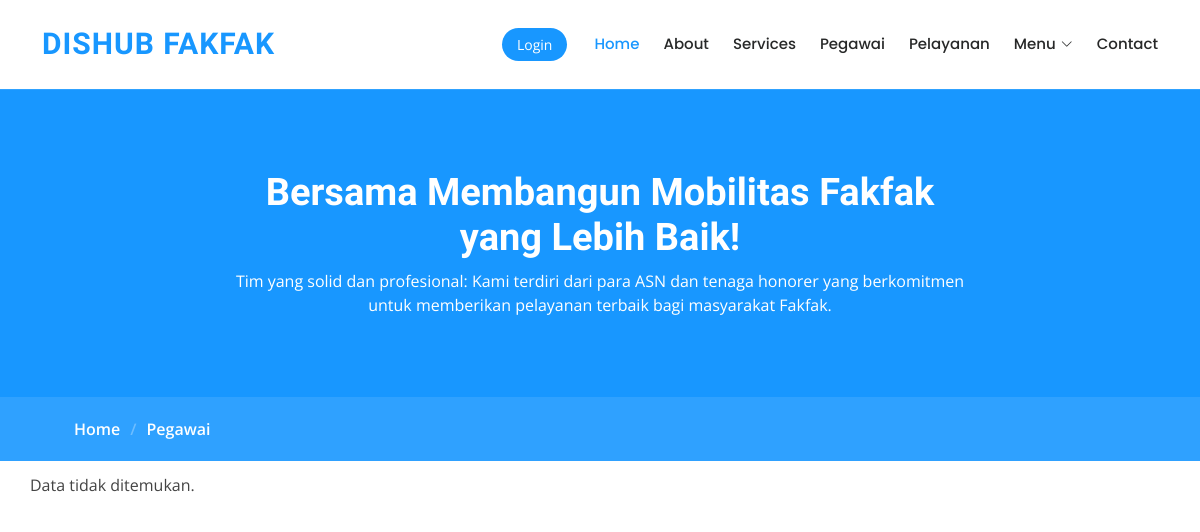
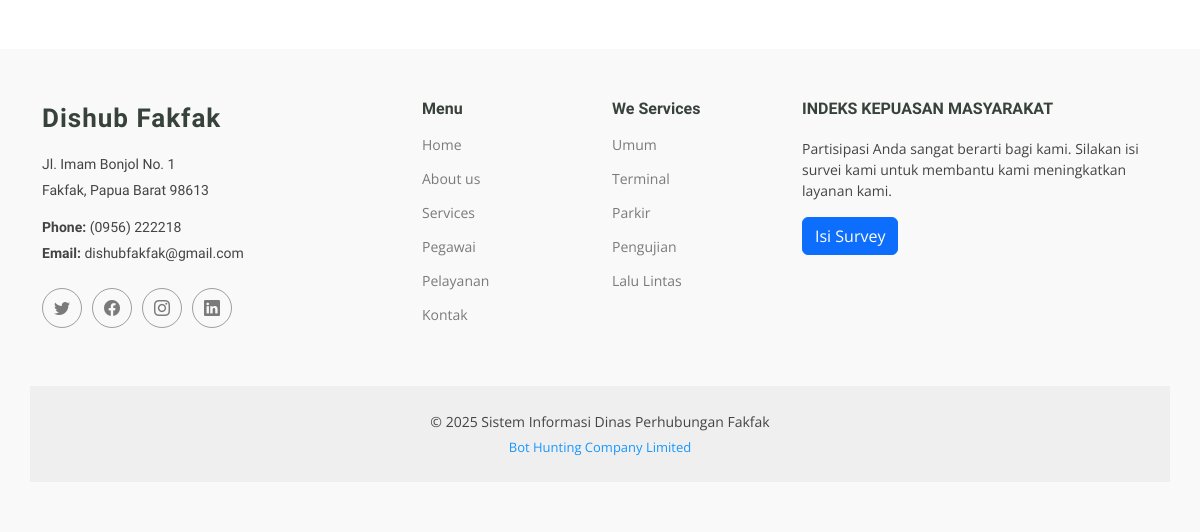
/trainers.php, run on an earlier commit of the app's database (2 pictures, top to bottom).
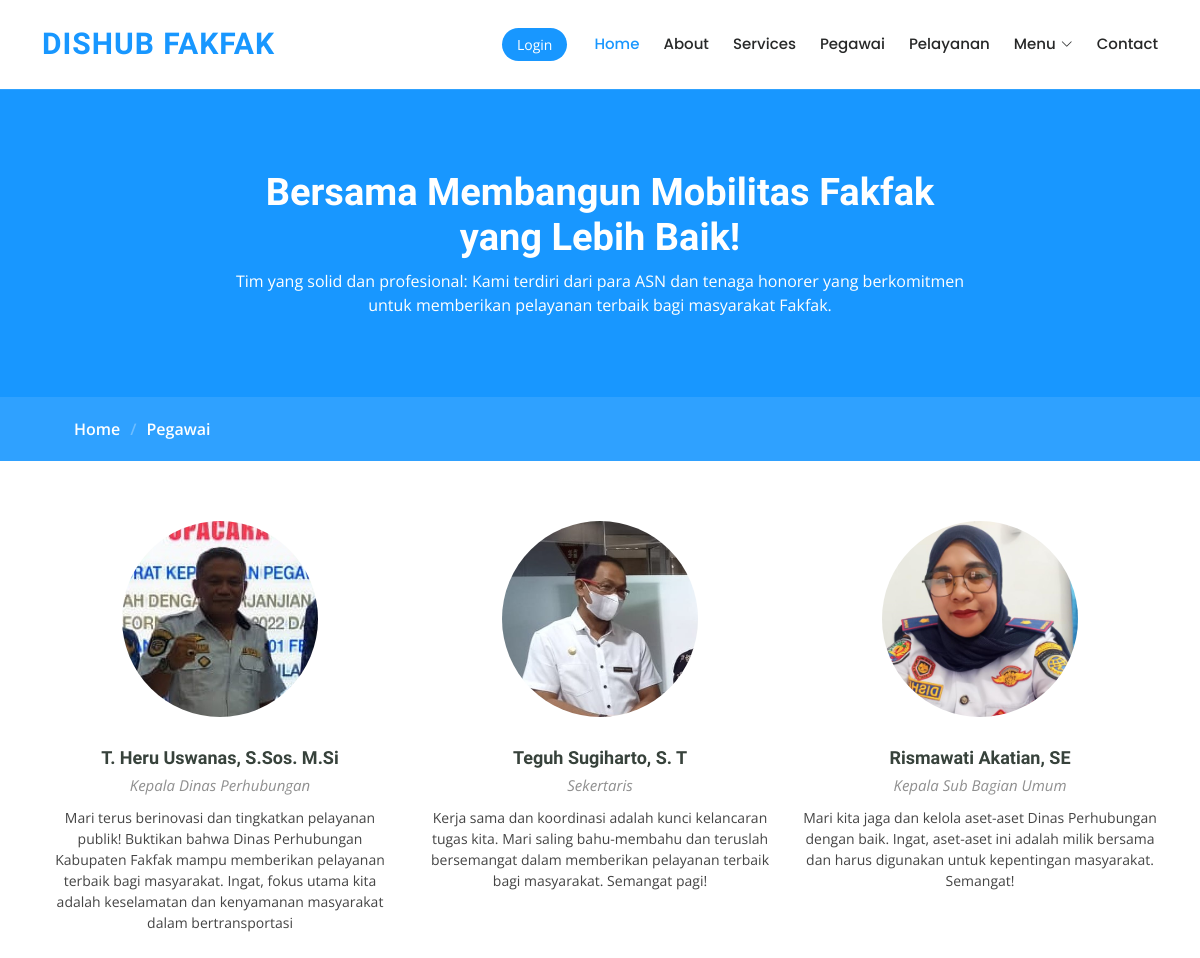
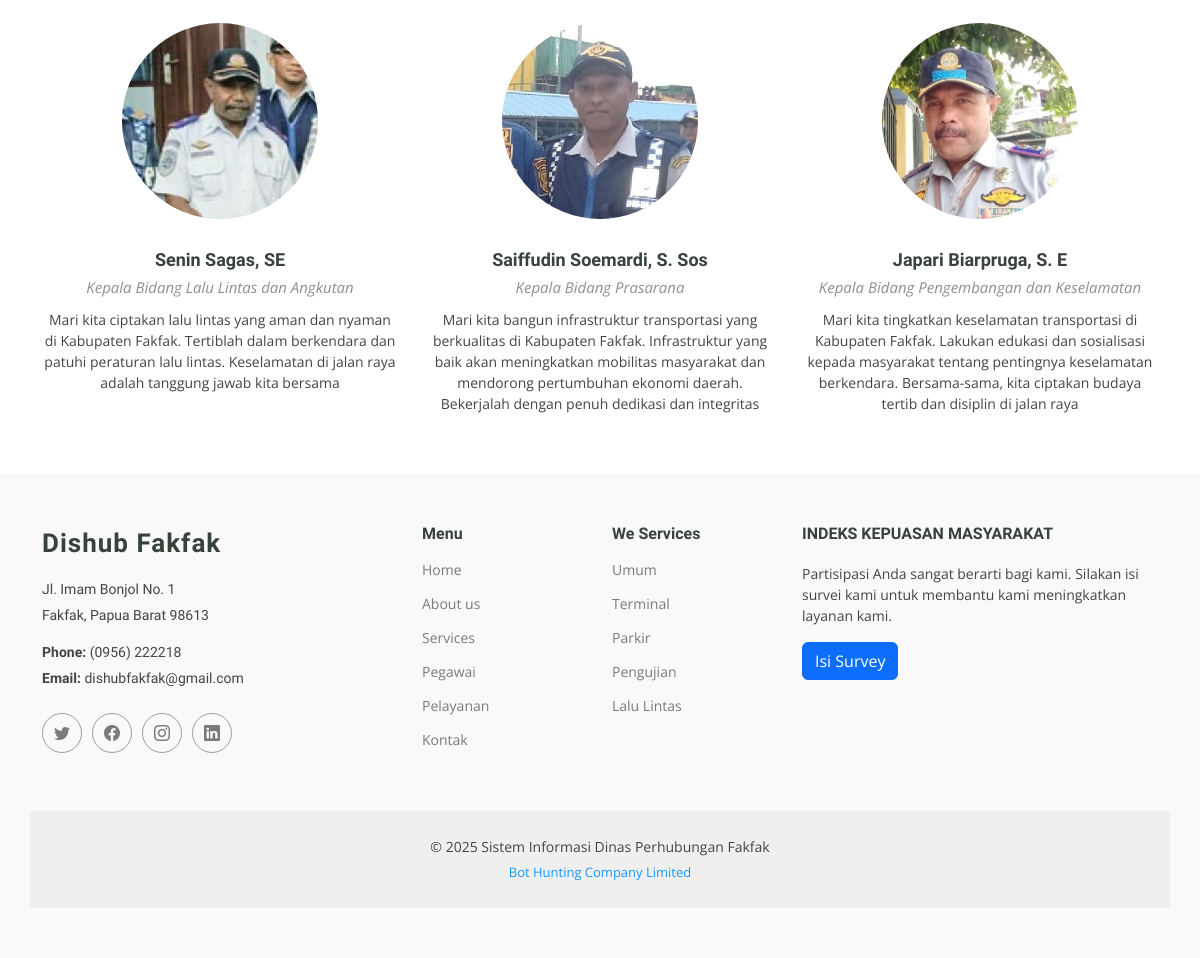
And on a later commit of the database (2 pictures, top to bottom).
### tables this page shows
CREATE TABLE `testimoni_pegawai` (
  `id` int NOT NULL,
  `nama` varchar(255) NOT NULL,
  `jabatan` varchar(255) NOT NULL,
  `keterangan` text NOT NULL,
  `foto` varchar(255) DEFAULT NULL
);

### trainers.php (the view, shortened to what this page needs)
<?php include("header.php"); ?>
<main class="main">
    <div class="page-title" data-aos="fade">
        <div class="heading">
            <div class="container">
                <div class="row d-flex justify-content-center text-center">
                    <div class="col-lg-8">
                        <h1>Bersama Membangun Mobilitas Fakfak yang Lebih Baik!</h1>
                        <p class="mb-0">Tim yang solid dan profesional: Kami terdiri dari para ASN dan tenaga honorer yang berkomitmen untuk memberikan pelayanan terbaik bagi masyarakat Fakfak.</p>
                    </div>
                </div>
            </div>
        </div>
        <nav class="breadcrumbs">
            <div class="container">
                <ol>
                    <li><a href="index.php">Home</a></li>
                    <li class="current">Pegawai</li>
                </ol>
            </div>
        </nav>
    </div>
    <section id="trainers" class="section trainers">
        <div class="container">
            <div class="row gy-5">
                <?php
                include_once 'config.php';
                $sql = "SELECT * FROM testimoni_pegawai";
                $result = $koneksi->query($sql);
                if ($result->num_rows > 0) {
                    while ($row = $result->fetch_assoc()) {
                ?>
                        <div class="col-lg-4 col-md-6 member" data-aos="fade-up" data-aos-delay="100">
                            <div class="member-img">
                                <img src="assets/img/team/<?php echo $row['foto']; ?>" class="img-fluid" alt="">
                            </div>
                            <div class="member-info text-center">
                                <h4><?php echo $row['nama']; ?></h4>
                                <span class=""><?php echo $row['jabatan']; ?></span>
                                <p><?php echo $row['keterangan']; ?></p>
                            </div>
                        </div>
                <?php
                    }
                } else {
                    echo "Data tidak ditemukan.";
                }
                ?>
            </div>
        </div>
    </section>
</main>
<?php include("footer.php"); ?>

### header.php (shortened to what this page needs)
<?php
$logged_in = false;
?>
<!DOCTYPE html>
<html lang="en">
<head>
    <link href="assets/vendor/bootstrap/css/bootstrap.min.css" rel="stylesheet">
    <link href="assets/vendor/bootstrap-icons/bootstrap-icons.css" rel="stylesheet">
    <link href="assets/vendor/aos/aos.css" rel="stylesheet">
    <link href="assets/vendor/glightbox/css/glightbox.min.css" rel="stylesheet">
    <link href="assets/vendor/swiper/swiper-bundle.min.css" rel="stylesheet">
    <link href="assets/css/main.css" rel="stylesheet">
</head>
<body>
    <header id="header" class="header d-flex align-items-center sticky-top">
        <div class="container-fluid container-xl position-relative d-flex align-items-center">
            <a href="index.php" class="logo d-flex align-items-center me-auto">
                <h1 class="">DISHUB FAKFAK</h1>
            </a>
            <nav id="navmenu" class="navmenu">
                <ul>
                    <li><a href="index.php" class="active">Home</a></li>
                    <li><a href="about.php">About</a></li>
                    <li><a href="courses.php">Services</a></li>
                    <li><a href="trainers.php">Pegawai</a></li>
                    <li><a href="events.php">Pelayanan</a></li>
                    <li class="dropdown has-dropdown"><a href="#"><span>Menu</span> <i class="bi bi-chevron-down"></i></a>
                    </li>
                    <li><a href="contact.php">Contact</a></li>
                </ul>
            </nav>
            <?php if ($logged_in) : ?>
                <a class="btn-getstarted" href="logout.php">Logout</a>
            <?php else : ?>
                <a class="btn-getstarted" href="login.php">Login</a>
            <?php endif; ?>
        </div>
    </header>

### footer.php (shortened to what this page needs)
<footer id="footer" class="footer position-relative">
    <div class="container footer-top">
        <div class="row gy-4">
            <div class="col-lg-4 col-md-6 footer-about">
                <a href="index.php" class="logo d-flex align-items-center">
                    <span class="">Dishub Fakfak</span>
                </a>
                <div class="footer-contact pt-3">
                    <p>Jl. Imam Bonjol No. 1</p>
                    <p>Fakfak, Papua Barat 98613</p>
                    <p class="mt-3"><strong>Phone:</strong> <span>(0956) 222218</span></p>
                    <p><strong>Email:</strong> <span>dishubfakfak@gmail.com</span></p>
                </div>
                <div class="social-links d-flex mt-4">
                    <a href="https://dishub.fakfakkab.go.id/" target="_blank"><i class="bi bi-twitter"></i></a>
                    <a href="https://www.facebook.com/dishub.fakfak" target="_blank"><i class="bi bi-facebook"></i></a>
                    <a href="https://www.instagram.com/dishubkab.fakfak/" target="_blank"><i
                            class="bi bi-instagram"></i></a>
                    <a href="https://fakfakkab.go.id/" target="_blank"><i class="bi bi-linkedin"></i></a>
                </div>
            </div>
            <div class="col-lg-2 col-md-3 footer-links">
                <h4>Menu</h4>
                <ul>
                    <li><a href="index.php">Home</a></li>
                    <li><a href="about.php">About us</a></li>
                    <li><a href="courses.php">Services</a></li>
                    <li><a href="trainers.php">Pegawai</a></li>
                    <li><a href="events.php">Pelayanan</a></li>
                    <li><a href="contact.php">Kontak</a></li>
                </ul>
            </div>
            <div class="col-lg-2 col-md-3 footer-links">
                <h4>We Services</h4>
                <ul>
                    <li><a href="umum/index.php">Umum</a></li>
                    <li><a href="terminal/index.php">Terminal</a></li>
                    <li><a href="parkir/index.php">Parkir</a></li>
                    <li><a href="http://ngekironline.co.id/" target="_blank">Pengujian</a></li>
                    <li><a href="lalin/index.php">Lalu Lintas</a></li>
                </ul>
            </div>
            <div class="col-lg-4 col-md-12 footer-newsletter">
                <h4>INDEKS KEPUASAN MASYARAKAT</h4>
                <p>Partisipasi Anda sangat berarti bagi kami. Silakan isi survei kami untuk membantu kami meningkatkan
                    layanan kami.</p>
                <form action="https://forms.gle/SVx2djjqmf2eywyL9" target="_blank">
                    <input type="submit" value="Isi Survey" class="btn btn-primary">
                </form>
            </div>
        </div>
    </div>
    <div class="container copyright text-center mt-4">
        <p>&copy; <?php echo date("Y"); ?> Sistem Informasi Dinas Perhubungan Fakfak</p>
        <div class="credits">
            <a href="https://flying-classy-sage.glitch.me/" target="_blank" rel="noopener noreferrer">
                Bot Hunting Company Limited
            </a>
        </div>
    </div>
</footer>
</body>
</html>

What changed in the data, as far as the page shows it:
added testimoni_pegawai: foto (picture), nama "T. Heru Uswanas, S.Sos. M.Si", jabatan "Kepala Dinas Perhubungan", keterangan "Mari terus berinovasi dan tingkatkan pelayanan publik! Buktikan bahwa Dinas Perhubungan Kabupaten Fakfak mampu memberikan pelayanan terbaik bagi masyarakat. Ingat, fokus utama kita adalah keselamatan dan kenyamanan masyarakat dalam bertransportasi"
added testimoni_pegawai: foto (picture), nama "Teguh Sugiharto, S. T", jabatan "Sekertaris", keterangan "Kerja sama dan koordinasi adalah kunci kelancaran tugas kita. Mari saling bahu-membahu dan teruslah bersemangat dalam memberikan pelayanan terbaik bagi masyarakat. Semangat pagi!"
added testimoni_pegawai: foto (picture), nama "Rismawati Akatian, SE", jabatan "Kepala Sub Bagian Umum", keterangan "Mari kita jaga dan kelola aset-aset Dinas Perhubungan dengan baik. Ingat, aset-aset ini adalah milik bersama dan harus digunakan untuk kepentingan masyarakat. Semangat!"
added testimoni_pegawai: foto (picture), nama "Senin Sagas, SE", jabatan "Kepala Bidang Lalu Lintas dan Angkutan", keterangan "Mari kita ciptakan lalu lintas yang aman dan nyaman di Kabupaten Fakfak. Tertiblah dalam berkendara dan patuhi peraturan lalu lintas. Keselamatan di jalan raya adalah tanggung jawab kita bersama"
added testimoni_pegawai: foto (picture), nama "Saiffudin Soemardi, S. Sos", jabatan "Kepala Bidang Prasarana", keterangan "Mari kita bangun infrastruktur transportasi yang berkualitas di Kabupaten Fakfak. Infrastruktur yang baik akan meningkatkan mobilitas masyarakat dan mendorong pertumbuhan ekonomi daerah. Bekerjalah dengan penuh dedikasi dan integritas"
added testimoni_pegawai: foto (picture), nama "Japari Biarpruga, S. E", jabatan "Kepala Bidang Pengembangan dan Keselamatan", keterangan "Mari kita tingkatkan keselamatan transportasi di Kabupaten Fakfak. Lakukan edukasi dan sosialisasi kepada masyarakat tentang pentingnya keselamatan berkendara. Bersama-sama, kita ciptakan budaya tertib dan disiplin di jalan raya"
Also different on the page:
text no longer shown: "Data tidak ditemukan."
